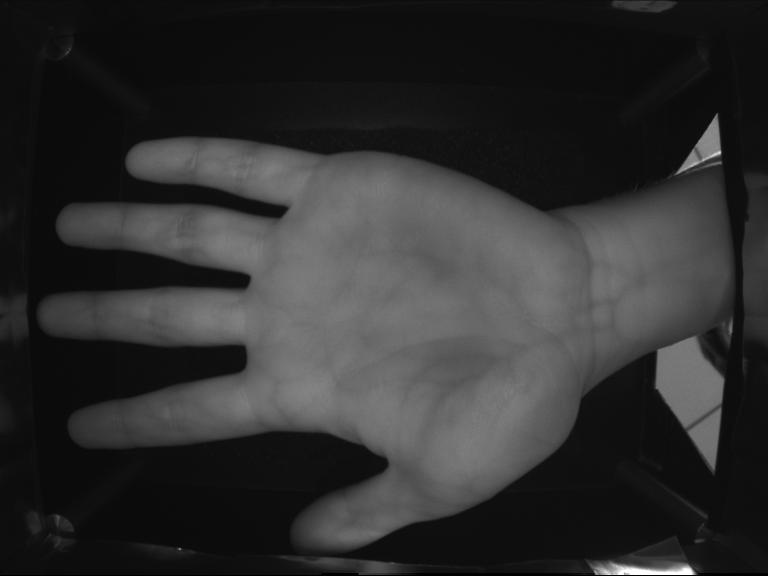
#> input picture resources/images/selected_image.jpg, 768 x 576 px
$ python -i ContourProcessor.py   (imports and definitions only)
#> lines starting #> are read from the running program, lines starting #| are printed output that depends on the picture; after the words box and inside, x2 and y2 are one past the last pixel; in counts of white or black regions, pixels touching at a corner belong together
import cv2


class ContourProcessor:
    @staticmethod
    def find_defects(largest_contour):
        hull = cv2.convexHull(largest_contour, returnPoints=False)
        defects = cv2.convexityDefects(largest_contour, hull)
        return defects

    @staticmethod
    def get_far_points(defects, largest_contour, num_points=4):
        defects = sorted(defects, key=lambda x: x[0, 3], reverse=True)
        far_points = [
            tuple(largest_contour[defects[i][0][2]][0])
            for i in range(min(num_points, len(defects)))
        ]
        return sorted(far_points, key=lambda point: point[1])

    @staticmethod
    def load_and_crop_image(image_path):
        image = cv2.imread(image_path, cv2.IMREAD_GRAYSCALE)
        cropped_image = image[:, : image.shape[1] - 120]
        return cropped_image

    @staticmethod
    def preprocess_contours(image):
        blurred = cv2.GaussianBlur(image, (5, 5), 0)
        _, thresholded = cv2.threshold(blurred, 50, 255, cv2.THRESH_BINARY)
        contours, _ = cv2.findContours(
            thresholded, cv2.RETR_EXTERNAL, cv2.CHAIN_APPROX_SIMPLE
        )
        largest_contour = max(contours, key=cv2.contourArea)
        return largest_contour

>>> import cv2
>>> picture = cv2.imread('../../resources/images/selected_image.jpg')
#> picture is the input picture: shape (576, 768, 3); min 0, max 255, mean 47.1
>>> result = ContourProcessor().preprocess_contours(picture)
#> in preprocess_contours, `_, thresholded = cv2.threshold(blurred, 50, 255, cv2.THRESH_BINARY)`:
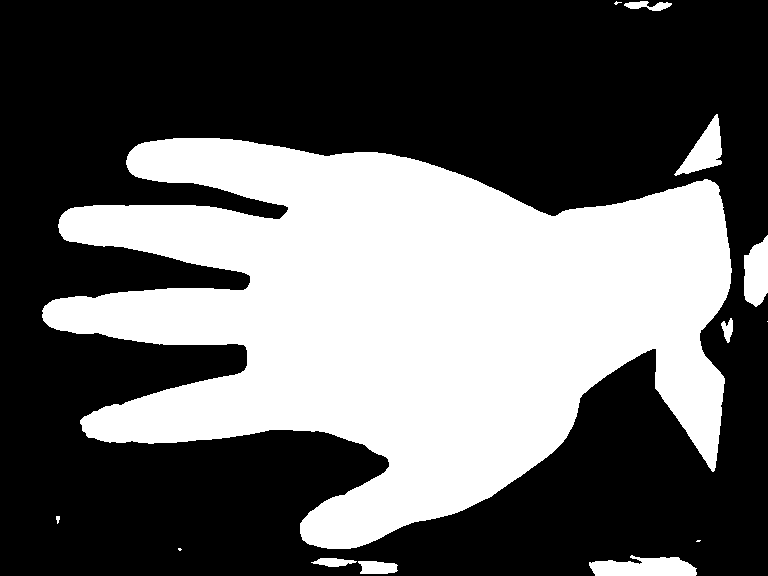
#> thresholded: shape (576, 768, 3); 38.4% white; 13 white regions (4 under 20 px), largest, box (x1, y1, x2, y2) and area: (42, 138, 732, 549) 164171, (589, 555, 697, 576) 1668, (744, 235, 768, 307) 1340
#> (the run stopped early here; a loop or call above may not have finished)

$ run again, on resources/images/defect_image.png
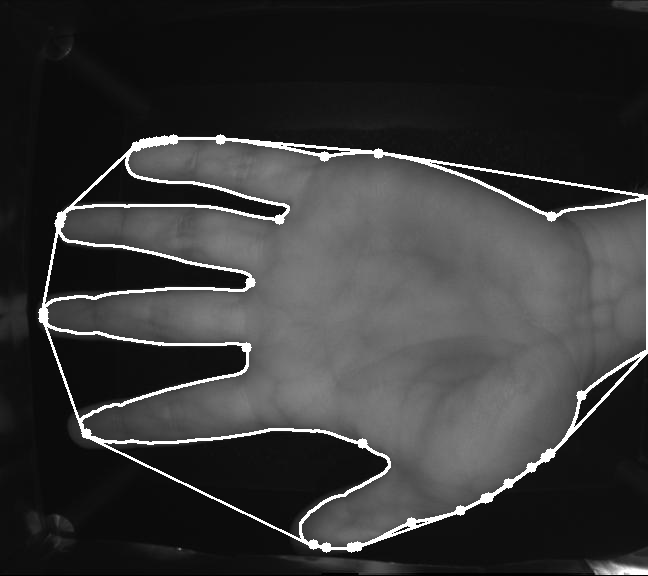
#> input picture resources/images/defect_image.png, 648 x 576 px
#> picture is the input picture: shape (576, 648, 3); min 0, max 255, mean 56
#> in preprocess_contours, `blurred = cv2.GaussianBlur(image, (5, 5), 0)`:
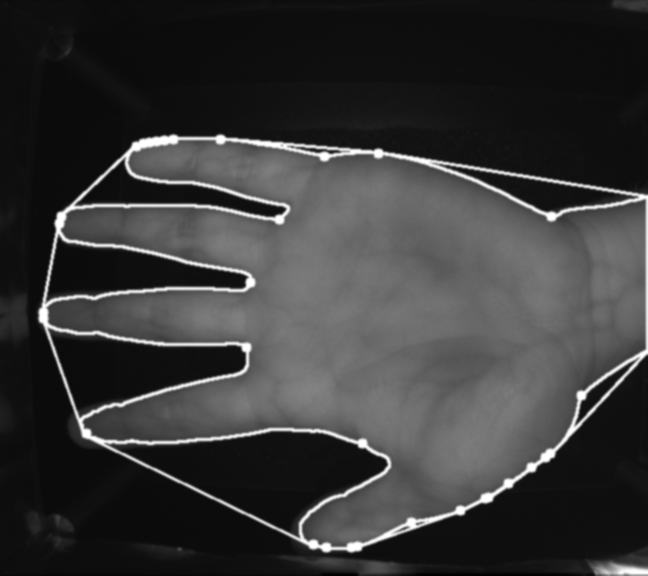
#> blurred: shape (576, 648, 3); min 0, max 255, mean 56.1
#> in preprocess_contours, `_, thresholded = cv2.threshold(blurred, 50, 255, cv2.THRESH_BINARY)`:
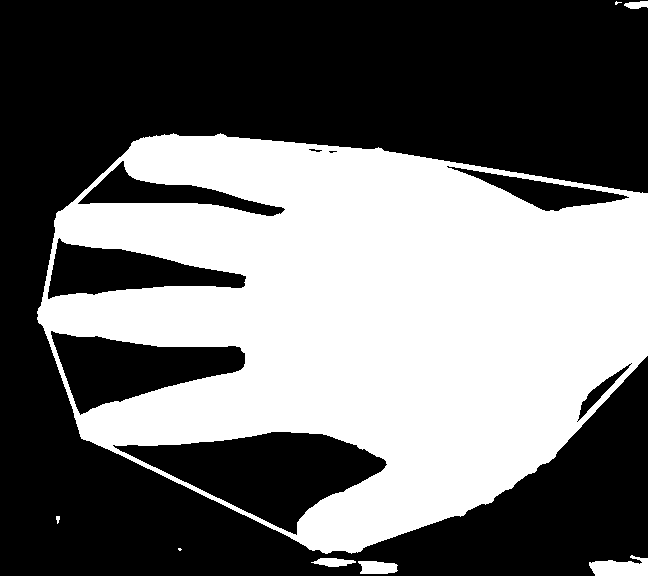
#> thresholded: shape (576, 648, 3); 43% white; 8 white regions (2 under 20 px), largest, box (x1, y1, x2, y2) and area: (37, 133, 648, 554) 158712, (589, 555, 648, 576) 870, (358, 561, 398, 574) 429, (311, 558, 356, 567) 266, (624, 1, 648, 9) 143, (56, 516, 60, 524) 23
